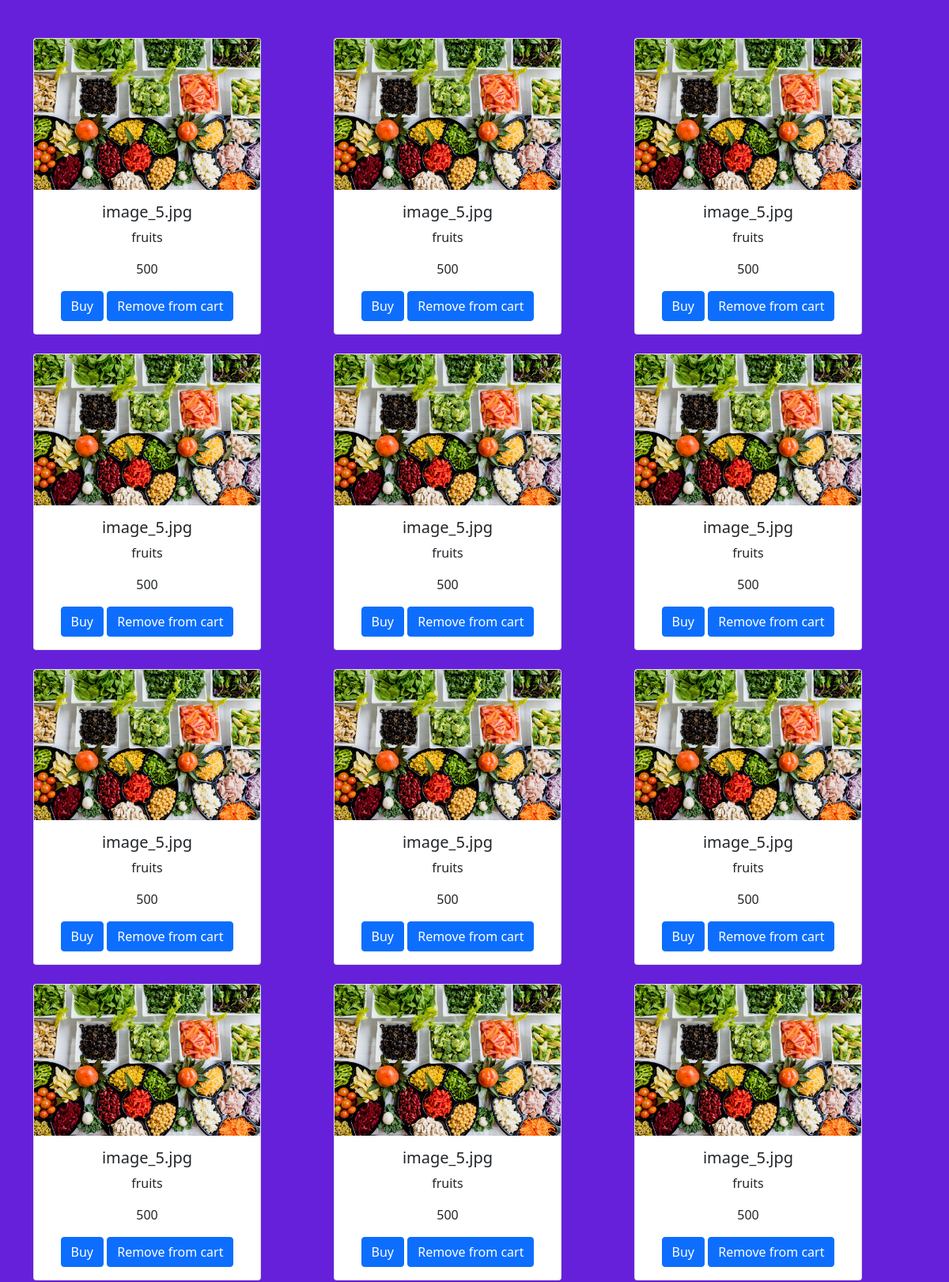
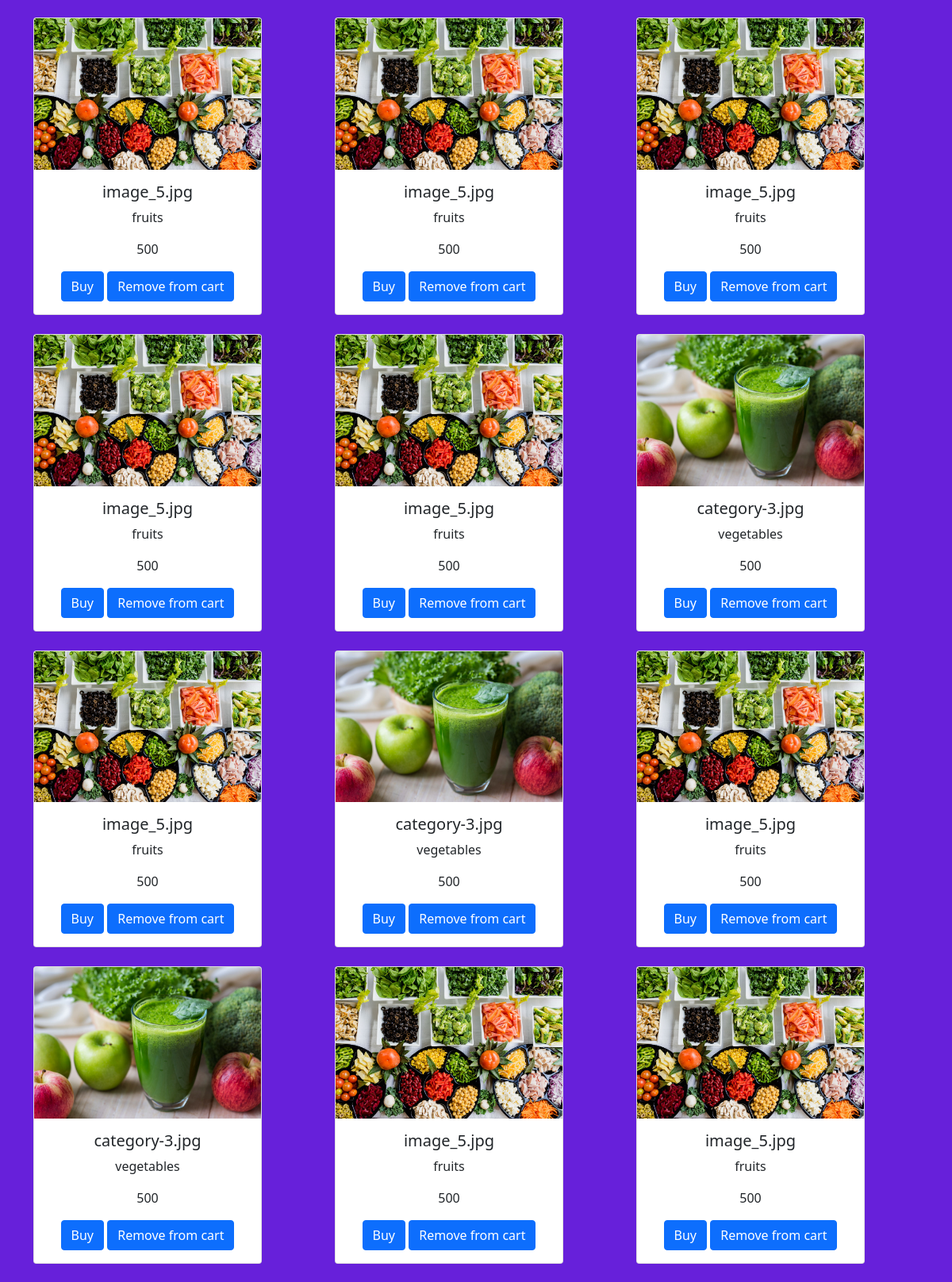
Page /cart/ (upper part) on the committed database (2 pictures, top to bottom).
### mtapp/models.py (models this page shows, shortened)
class cart(models.Model):
    product_image = models.ImageField()
    product_name = models.CharField(max_length=30)
    product_price = models.IntegerField()

### mtapp/views.py (the view)
# urls.py: path('cart/',cartdisplay),
def cartdisplay(request):
    d = cart.objects.all()
    product = []
    price = []
    name = []
    id = []
    for i in d:
        id4 = i.id
        id.append(id4)
        pi = i.product_image
        product.append(str(pi).split('/')[-1])
        pp = i.product_price
        price.append(pp)
        pn = i.product_name
        name.append(pn)
    mylist = zip(product, price, name, id)
    return render(request, 'cart.html', {'mylist': mylist})

### mtapp/templates/cart.html (shortened to what this page needs)
<!DOCTYPE html>
<html lang="en">
{% load static %}
<head>
    <link href="https://cdn.jsdelivr.net/npm/bootstrap@5.0.2/dist/css/bootstrap.min.css" rel="stylesheet">
</head>
<body style="background-color:rgb(103, 32, 218)">
<div class="container mt-5">
    <div class="row">
        {% for i,j,k,l in mylist %}
          <div class="col-sm-12 col-lg-4 d-flex justify-content-centre text-center text-center pb-4">
              <div class="card" style="width: 18rem;">
                  <img src="/static/images/{{i}}" class="card-img-top" alt="...">
                  <div class="card-body">
                    <h5 class="card-title">{{i}}</h5>
                    <p class="card-text">{{k}}</p>
                      <p class="card-text"> {{j}}</p>
                    <a href="http://127.0.0.1:8000/cartbuy/{{l}}" class="btn btn-primary" >Buy</a>
                      <a href="http://127.0.0.1:8000/remo/{{l}}" class="btn btn-primary">Remove from cart</a>
                  </div>
              </div>
          </div>
        {% endfor %}
    </div>
</div>
</body>
</html>

### rows in the picture
cart: mylist "fruits"
cart: mylist "fruits"
cart: mylist "fruits"
cart: mylist "fruits"
cart: mylist "fruits"
cart: mylist "fruits"
cart: mylist "fruits"
cart: mylist "fruits"
cart: mylist "fruits"
cart: mylist "fruits"
cart: mylist "fruits"
cart: mylist "fruits"
cart: mylist "fruits"
cart: mylist "fruits"
cart: mylist "fruits"
cart: mylist "fruits"
cart: mylist "fruits"
cart: mylist "vegetables"
cart: mylist "fruits"
cart: mylist "vegetables"
cart: mylist "fruits"
cart: mylist "vegetables"
cart: mylist "fruits"
cart: mylist "fruits"

### other values in the picture
{{ i }} "image_5.jpg" "image_5.jpg" "image_5.jpg" "image_5.jpg" "image_5.jpg" "image_5.jpg" "image_5.jpg" "image_5.jpg" "image_5.jpg" "image_5.jpg" "image_5.jpg" "image_5.jpg" "image_5.jpg" "image_5.jpg" "image_5.jpg" "image_5.jpg" "image_5.jpg" "category-3.jpg" "image_5.jpg" "category-3.jpg" "image_5.jpg" "category-3.jpg" "image_5.jpg" "image_5.jpg"
{{ j }} "500" "500" "500" "500" "500" "500" "500" "500" "500" "500" "500" "500" "500" "500" "500" "500" "500" "500" "500" "500" "500" "500" "500" "500"
